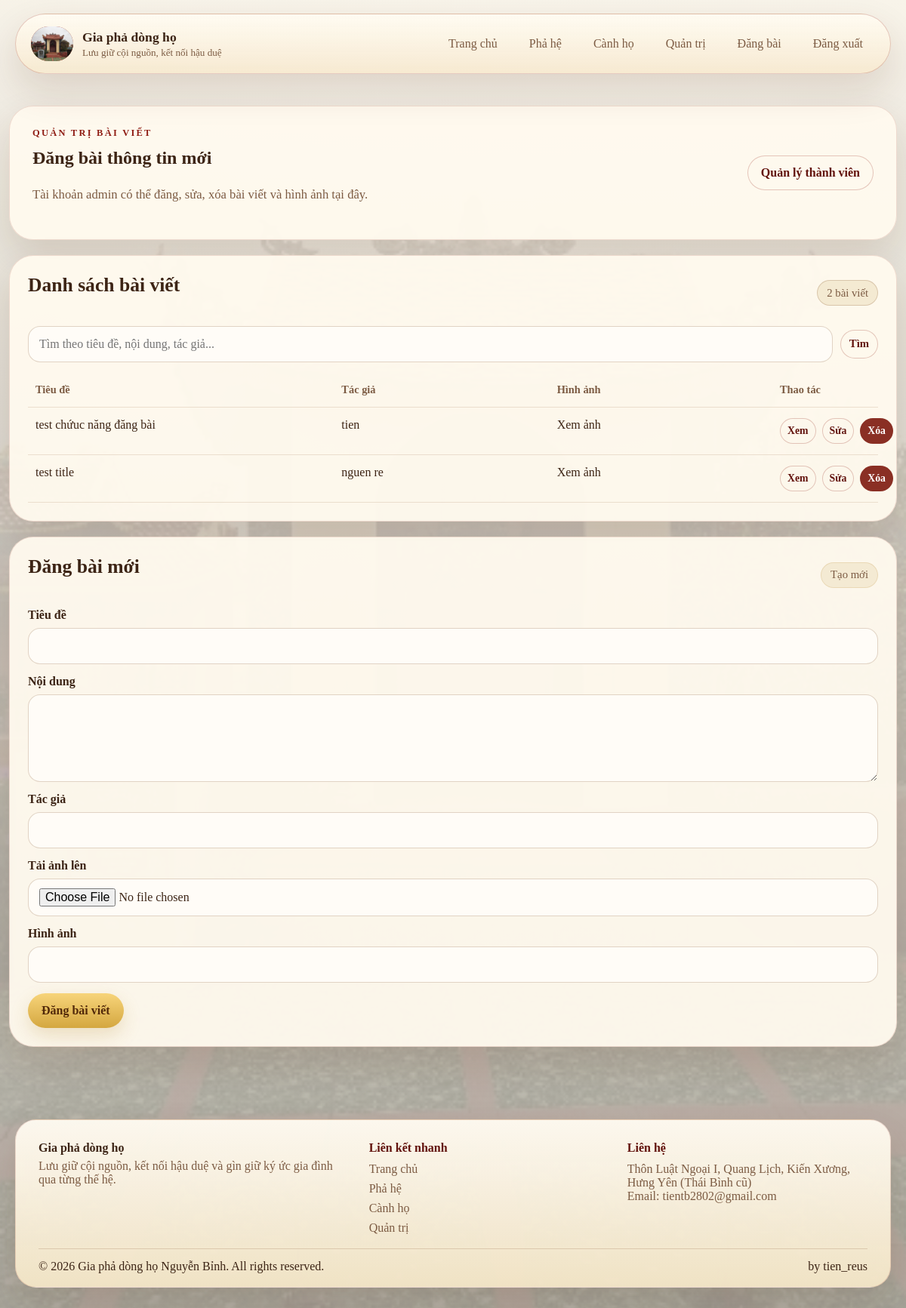
The app's page /manage/articles/ (signed in) with its own data.
### genealogy/models.py (models this page shows, shortened)
class Article(models.Model):
    title = models.CharField('Tiêu đề', max_length=200)
    content = models.TextField('Nội dung')
    author = models.CharField('Tác giả', max_length=120)
    image_url = models.URLField('Hình ảnh', blank=True)
    image = models.FileField('Tải ảnh lên', upload_to='articles/', blank=True)
    created_at = models.DateTimeField(auto_now_add=True)
    updated_at = models.DateTimeField(auto_now=True)
    class Meta:
        verbose_name = 'Bài viết'
        verbose_name_plural = 'Bài viết'
        ordering = ['-created_at']
    @property
    def display_image(self):
        if self.image:
            return self.image.url
        return self.image_url

### genealogy/views.py (the view)
# urls.py: path('manage/articles/', views.manage_articles, name='manage_articles'),
@user_passes_test(is_admin_user, login_url='/login/')
def manage_articles(request):
    article_edit_id = request.GET.get('edit_article')
    article_query = (request.GET.get('article_q') or '').strip()
    edit_article = get_object_or_404(Article, pk=article_edit_id) if article_edit_id else None
    if request.method == 'POST':
        action = request.POST.get('action', 'save_article')
        if action == 'delete_article':
            article = get_object_or_404(Article, pk=request.POST.get('article_id'))
            article.delete()
            messages.success(request, 'Đã xóa bài viết.')
            return redirect('manage_articles')
        if action == 'save_article':
            instance = get_object_or_404(Article, pk=request.POST.get('article_id')) if request.POST.get('article_id') else None
            article_form = ArticleForm(request.POST, request.FILES, instance=instance)
            if article_form.is_valid():
                saved = article_form.save()
                message = f'Đã cập nhật bài viết {saved.title}.' if instance else f'Đã đăng bài viết {saved.title}.'
                messages.success(request, message)
                return redirect('manage_articles')
    else:
        article_form = ArticleForm(instance=edit_article)
    articles = Article.objects.all()
    if article_query:
        articles = articles.filter(
            Q(title__icontains=article_query)
            | Q(content__icontains=article_query)
            | Q(author__icontains=article_query)
        )
    context = {
        'article_form': article_form,
        'edit_article': edit_article,
        'articles': articles,
        'article_query': article_query,
    }
    return render(request, 'genealogy/manage_articles.html', context)

### genealogy/forms.py
class ArticleForm(forms.ModelForm):
    class Meta:
        model = Article
        fields = ['title', 'content', 'author', 'image', 'image_url']
        widgets = {
            'content': forms.Textarea(attrs={'rows': 5}),
        }
    def __init__(self, *args, **kwargs):
        super().__init__(*args, **kwargs)
        for field in self.fields.values():
            field.widget.attrs.setdefault('class', 'form-control')

### genealogy/views.py (called while the page is built)
def is_admin_user(user):
    return user.is_authenticated and user.is_staff

### templates/genealogy/manage_articles.html (shortened to what this page needs)
{% extends 'base.html' %}
{% block content %}
<section class="section">
    <div class="container container-wide">
        <div class="manage-header-card">
            <div>
                <p class="eyebrow">Quản trị bài viết</p>
                <h1>Đăng bài thông tin mới</h1>
                <p class="lead">Tài khoản admin có thể đăng, sửa, xóa bài viết và hình ảnh tại đây.</p>
            </div>
            <div class="hero-actions">
                <a class="button secondary" href="{% url 'manage_members' %}">Quản lý thành viên</a>
            </div>
        </div>
        <div class="manage-layout">
            <div class="table-card">
                <div class="panel-top">
                    <h2>Danh sách bài viết</h2>
                    <span class="pill">{{ articles|length }} bài viết</span>
                </div>
                <form method="get" class="search-inline">
                    <input
                        class="form-control search-input"
                        type="text"
                        name="article_q"
                        value="{{ article_query }}"
                        placeholder="Tìm theo tiêu đề, nội dung, tác giả..."
                    >
                    <button class="button secondary small" type="submit">Tìm</button>
                </form>
                <table class="data-table">
                    <thead>
                        <tr>
                            <th>Tiêu đề</th>
                            <th>Tác giả</th>
                            <th>Hình ảnh</th>
                            <th>Thao tác</th>
                        </tr>
                    </thead>
                    <tbody>
                        {% for article in articles %}
                            <tr>
                                <td>{{ article.title }}</td>
                                <td>{{ article.author }}</td>
                                <td>{% if article.display_image %}<a href="{{ article.display_image }}" target="_blank" rel="noreferrer">Xem ảnh</a>{% else %}-{% endif %}</td>
                                <td class="action-cell">
                                    <a class="button secondary small" href="{% url 'article_detail' article.id %}" target="_blank" rel="noreferrer">Xem</a>
                                    <a class="button secondary small" href="{% url 'manage_articles' %}?edit_article={{ article.id }}">Sửa</a>
                                    <form method="post">
                                        <button class="button danger small" type="submit">Xóa</button>
                                    </form>
                                </td>
                            </tr>
                        {% empty %}
                            <tr>
                                <td colspan="4">Chưa có bài viết nào.</td>
                            </tr>
                        {% endfor %}
                    </tbody>
                </table>
            </div>
            <aside class="form-card">
                <div class="panel-top">
                    <h2>{% if edit_article %}Sửa bài viết{% else %}Đăng bài mới{% endif %}</h2>
                    <span class="pill pill-soft">{% if edit_article %}Chế độ sửa{% else %}Tạo mới{% endif %}</span>
                </div>
                <form method="post" enctype="multipart/form-data" class="member-form">
                    {% for field in article_form %}
                        <div class="form-field">
                            <label for="{{ field.id_for_label }}">{{ field.label }}</label>
                            {{ field }}
                        </div>
                    {% endfor %}
                    <div class="form-actions">
                        <button class="button primary" type="submit">
                            {% if edit_article %}Cập nhật bài viết{% else %}Đăng bài viết{% endif %}
                        </button>
                    </div>
                </form>
            </aside>
        </div>
    </div>
</section>
{% endblock %}

### records on screen
Article: title "test chứuc năng đăng bài", author "tien"
Article: title "test title", author "nguen re"

### other values on screen
{{ articles|length }} "2"
{{ field.label }} "Tiêu đề" "Nội dung" "Tác giả" "Tải ảnh lên" "Hình ảnh"
